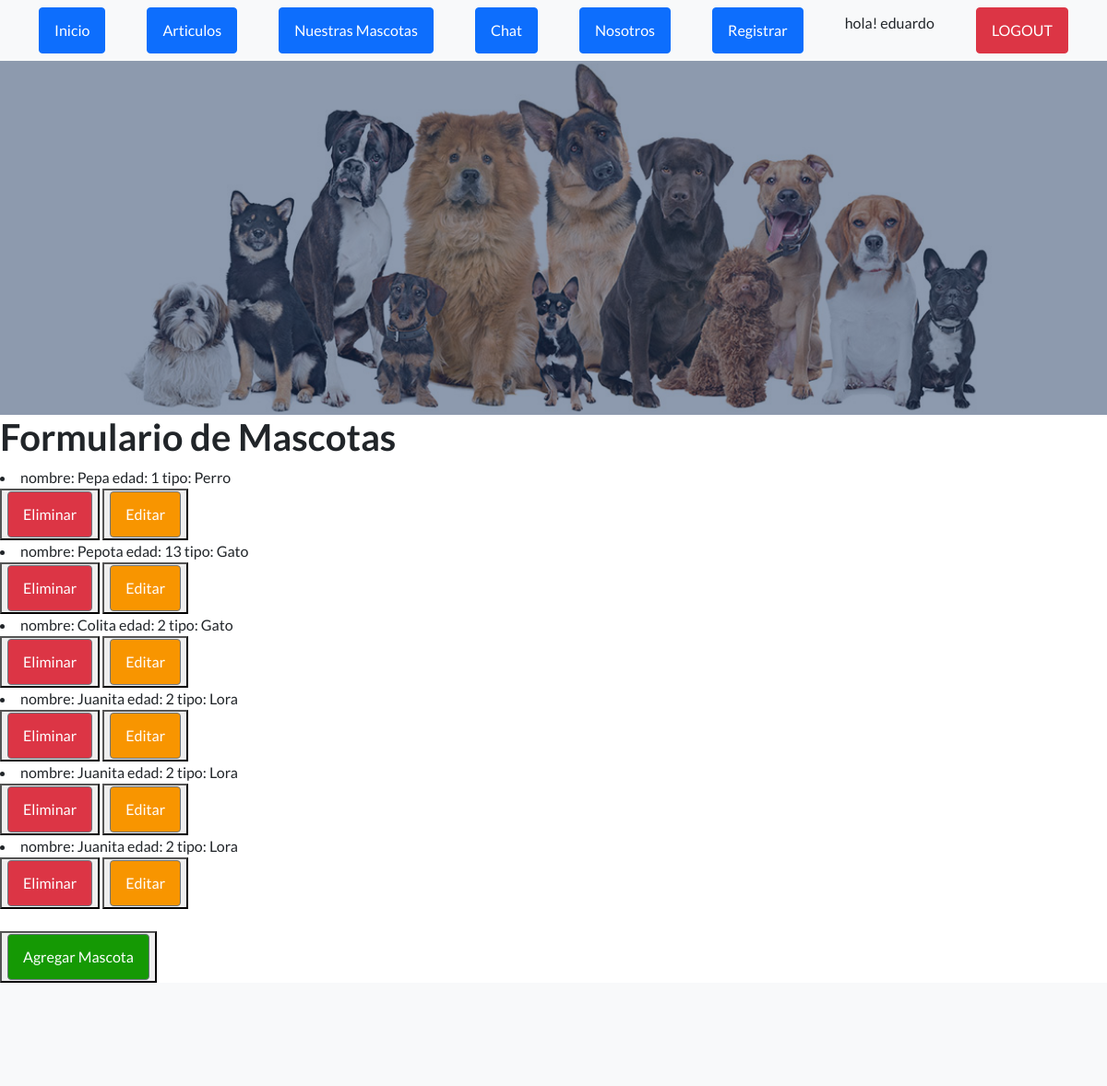
Page /nuestrasmascotas/ (signed in, upper part) on the earlier database version.
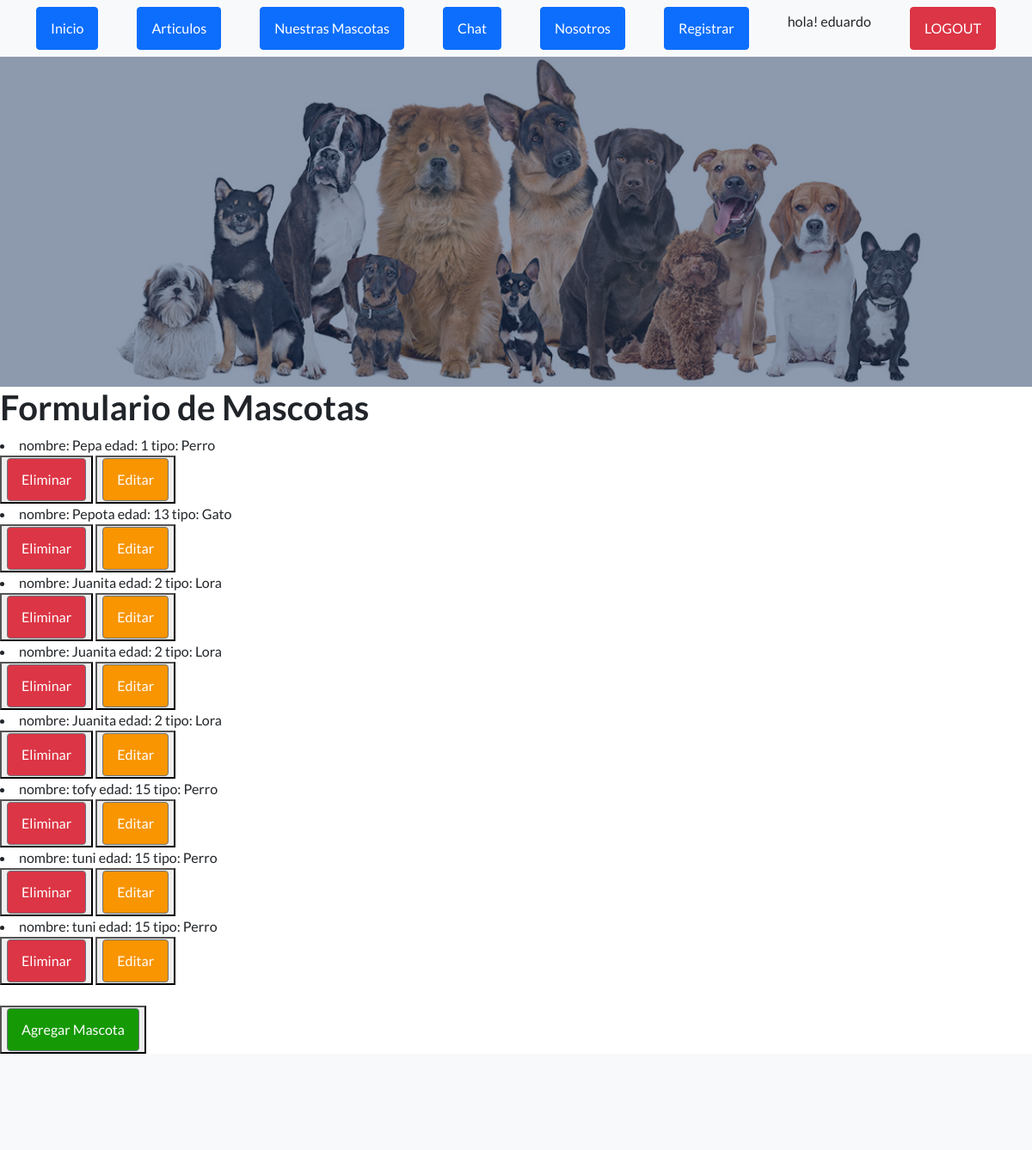
Same page on the later database version.
### App/models.py (models this page shows)
class Mascota(models.Model):
    nombre = models.CharField(max_length=50)
    edad = models.IntegerField()
    tipo = models.CharField(max_length=50) #perro, gato, etc.
    autor = models.CharField(max_length=40,null=True)
    fecha = models.DateTimeField(null=True)
    imagen = models.ImageField(upload_to = "mascotas", null=True, blank=True)
    def __str__(self) -> str:
        return 'nombre: '+self.nombre + ' edad: ' + str(self.edad) + ' tipo: ' + self.tipo

### App/views.py (the view)
# urls.py: path('nuestrasmascotas/', nuestrasmascotas, name='nuestrasmascotas'),
@login_required
def nuestrasmascotas(request):
    mascotas= Mascota.objects.all()
    contexto={"mascotas":mascotas}
    return render(request, "App/nuestrasmascotas.html",contexto)

### App/templates/App/nuestrasmascotas.html (shortened to what this page needs)
{% extends "App/padre.html" %}
{% load static %}
{% block cambia %}
<h1>Formulario de Mascotas</h1>
    {% for mascota in mascotas %}
    <li>{{ mascota }}</li>
    <button>
        <a class="btn btn-crud-eliminar" href="{% url 'eliminarmascota' mascota.nombre %}"> Eliminar</a>
    </button>
    <button>
        <a class="btn btn-crud-editar" href="{% url 'editarmascota' mascota.nombre %}"> Editar</a>
    </button>
{% endfor %}
<br><br>
<button>
    <a class="btn btn-crud-agregar" href='/mascotaFormulario/'> Agregar Mascota</a>
</button>
{% endblock %}

### App/templates/App/padre.html (shortened to what this page needs)
<!DOCTYPE html>
<html lang="en">
    <head>
        {% load static %}
        <link href="https://cdn.jsdelivr.net/npm/bootstrap-icons@1.5.0/font/bootstrap-icons.css" rel="stylesheet" type="text/css" />
        <link href="{% static 'App/css/styles.css'%}" rel="stylesheet" />
    </head>
    <body>
        <nav class="navbar navbar-light bg-light static-top">
            <div class="container">
                <a class="btn btn-primary" href="{% url 'Inicio' %}">Inicio</a>
                <a class="btn btn-primary" href="{% url 'Inicio' %}">Articulos</a>
                <a class="btn btn-primary" href="{% url 'nuestrasmascotas' %}">Nuestras Mascotas</a>
                <a class="btn btn-primary" href="{% url 'Inicio' %}">Chat</a>
                <a class="btn btn-primary" href="{% url 'Nosotros' %}">Nosotros</a>
                <a class="btn btn-primary" href="{% url 'register' %}">Registrar</a>
                {% if not request.user.is_authenticated %}
                <a class="btn btn-danger" href="{% url 'login' %}">LOGIN</a>
                {% else %}
                <p> hola! {{ request.user.username }}</p>
                <a class="btn btn-danger" href="{% url 'logout' %}">LOGOUT</a>
                {% endif %}
            </div>
        </nav>
        <header class="masthead">
        </header>
        {% block cambia %}
        {% endblock %}
        <section class="features-icons bg-light text-center">
        </section>
    </body>
</html>

Differences in the rows shown:
removed Mascota: nombre+edad+tipo "nombre: Colita edad: 2 tipo: Gato"
added Mascota: nombre+edad+tipo "nombre: tofy edad: 15 tipo: Perro"
added Mascota: nombre+edad+tipo "nombre: tuni edad: 15 tipo: Perro"
added Mascota: nombre+edad+tipo "nombre: tuni edad: 15 tipo: Perro"
